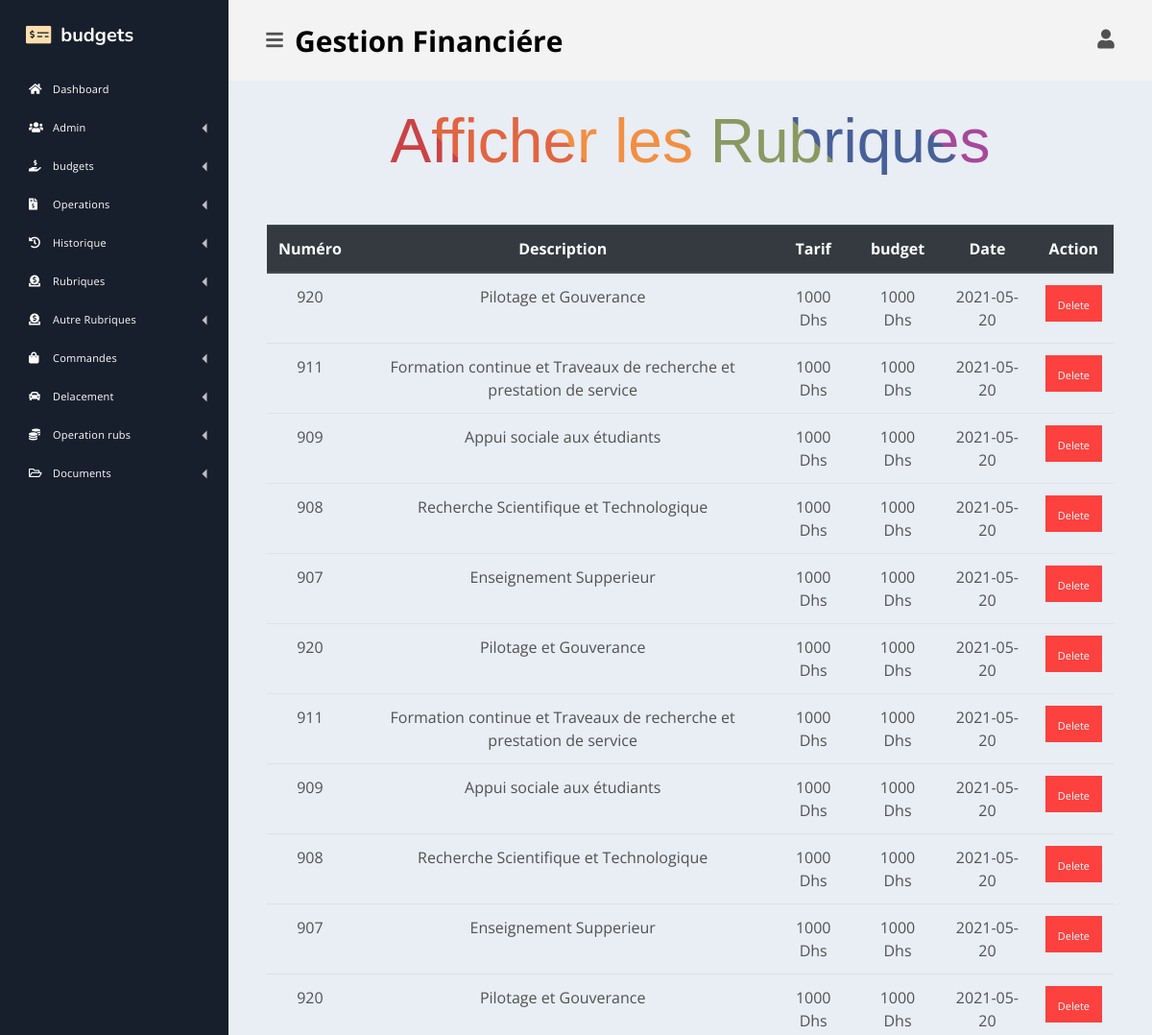
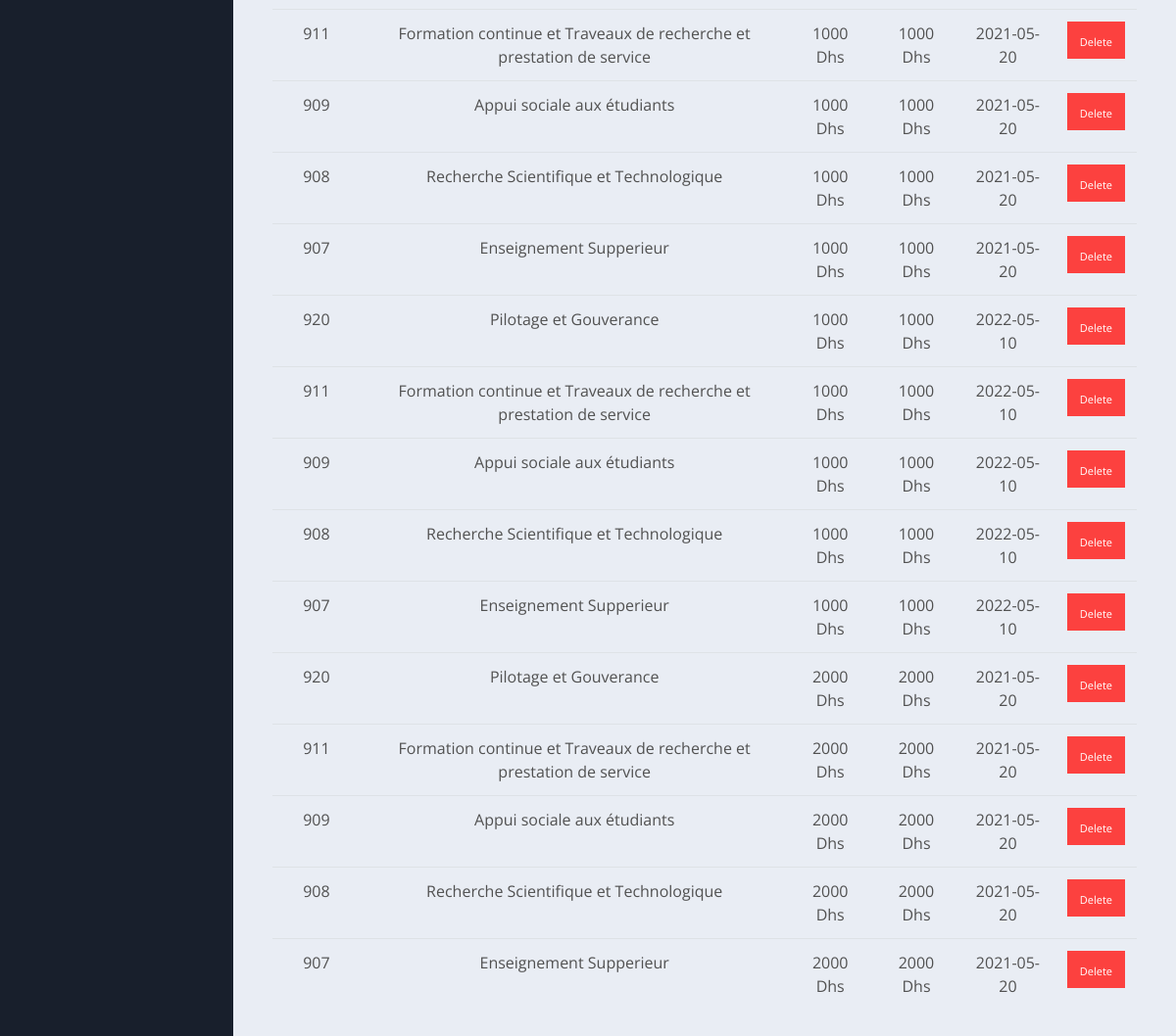
/admin/showRub.php (signed in), run on the app's committed database (2 pictures, top to bottom).
### tables this page shows
CREATE TABLE `rubrique` (
  `id_rubrique` int(11) NOT NULL,
  `Num` varchar(30) NOT NULL,
  `Description` varchar(255) NOT NULL,
  `tarifFix` float NOT NULL,
  `budget` float NOT NULL,
  `Date` date NOT NULL
);

### config/dbconfig.php (called while the page is built, shortened)
<?php
    class dbconfig
    {
        public function db_connect(){
        $servername = "localhost";
        $username = "root";
        $password = "";
     try {
       $this->connection = new PDO("mysql:host=$servername;dbname=pfe", $username, $password);
         } catch(PDOException $e) {
  echo "Connection failed: " . $e->getMessage();
               }
        }
    }
?>

### config/rubrique.php (called while the page is built, shortened)
<?php
 require_once('dbconfig.php');
$db = new dbconfig();
class Rubrique{
     function displayRubrique(){
        global $db;
$stmt = $db->connection->prepare("SELECT * FROM rubrique ORDER BY `id_rubrique` DESC ");
  $stmt->execute();
  return $stmt->fetchAll();
     }
}

### admin/showRub.php (the view, shortened to what this page needs)
<?php
require_once('../config/rubrique.php');
$displayRub = new Rubrique();
$data =$displayRub ->displayRubrique();
?>
<!doctype html>
<html lang="en">
<?php
require_once('../includes/header.php');
 ?>
            <main class="dash-content">
                <div class="container-fluid">
<h3 class="text-center mb-5 bien">Afficher les Rubriques</h3>
<table class="table text-center">
  <thead class="thead-dark">
      <th scope="col">Numéro</th>
      <th scope="col">Description</th>
      <th scope="col">Tarif</th>
      <th scope="col">budget</th>
      <th scope="col">Date</th>
      <th scope="col">Action</th>
  </thead>
  <tbody>
<?php if( $data){
 foreach($data as $row){ ?>
    <tr>
      <td><?php echo $row['Num']  ?></td>
      <td><?php echo $row['Description']  ?></td>
      <td><?php echo $row['tarifFix']  ?> Dhs</td>
      <td><?php echo $row['budget']  ?> Dhs</td>
      <td><?php echo $row['Date']  ?></td>
      <td>
      <button class="btn btn-danger mx-auto"><a href="delete.php?id_rubrique=<?php echo $row['id_rubrique'] ?>">Delete</a></button>
      </td>
    </tr>
    <?php
    }
  }
  ?>
  </tbody>
</table>
                </div>
            </main>
        </div>
    </div>
</body>
</html>

### includes/header.php (shortened to what this page needs)
<head>
    <link rel="stylesheet" href="https://use.fontawesome.com/releases/v5.4.1/css/all.css">
    <link rel="stylesheet" href="../styles/css/dash.css">
    <link rel="stylesheet" href="../styles/css/style.css">
</head>
<body>
    <div class="dash">
        <div class="dash-nav dash-nav-dark">
            <header>
                <a href="dashboard.php" class="easion-logo"><i class="fas fa-money-check-alt"  style="color:rgb(255, 222, 173) "></i> <span> budgets</span></a>
            </header>
            <nav class="dash-nav-list">
              <a href="dashboard.php" class="dash-nav-item">
                    <i class="fas fa-home"></i> Dashboard </a>
                    <?php  if(isset($_SESSION["admin"]) ){
               echo ' <div class="dash-nav-dropdown">
                    <a href="#" class="dash-nav-item dash-nav-dropdown-toggle">
                        <i class="fas fa-users"></i> Admin </a>
                  <div class="dash-nav-dropdown-menu">
                        <a href="addusers.php" class="dash-nav-dropdown-item">ajouter utilisateur</a>
                    </div>
                    <div class="dash-nav-dropdown-menu">
                        <a href="showusers.php" class="dash-nav-dropdown-item">afficher utilisateur</a>
                    </div>
                </div>
              ';
                        }
                ?>
                 <div class="dash-nav-dropdown ">
                <a href="#" class="dash-nav-item dash-nav-dropdown-toggle">
                        <i class="fas fa-hand-holding-usd"></i> budgets </a>
                    </div>
                <div class="dash-nav-dropdown ">
                    <a href="#" class="dash-nav-item dash-nav-dropdown-toggle">
                        <i class="fas fa-file-invoice-dollar"></i> Operations </a>
                    </div>
          <div class="dash-nav-dropdown ">
              <a href="#" class="dash-nav-item dash-nav-dropdown-toggle">
              <i class="fas fa-history"></i> Historique </a>
          </div>
                    <div class="dash-nav-dropdown ">
                    <a href="#" class="dash-nav-item dash-nav-dropdown-toggle">
                        <i class="fas fa-donate"></i> Rubriques </a>
                </div>
                <div class="dash-nav-dropdown ">
              <a href="#" class="dash-nav-item dash-nav-dropdown-toggle">
                  <i class="fas fa-donate"></i>Autre Rubriques </a>
          </div>
                <div class="dash-nav-dropdown ">
              <a href="#" class="dash-nav-item dash-nav-dropdown-toggle">
              <i class="fas fa-shopping-bag"></i> Commandes </a>
          </div>
          <div class="dash-nav-dropdown ">
              <a href="#" class="dash-nav-item dash-nav-dropdown-toggle">
              <i class="fas fa-car"></i> Delacement </a>
          </div>
          <div class="dash-nav-dropdown ">
              <a href="#" class="dash-nav-item dash-nav-dropdown-toggle">
              <i class="fas fa-coins"></i> Operation rubs </a>
          </div>
          <div class="dash-nav-dropdown ">
              <a href="#" class="dash-nav-item dash-nav-dropdown-toggle">
              <i class="far fa-folder-open"></i> Documents </a>
          </div>
            </nav>
        </div>
        <div class="dash-app">
            <header class="dash-toolbar">
                <a href="#!" class="menu-toggle">
                    <i class="fas fa-bars"></i>
                </a>
                <div style="color:black;font-size:30px;font-weight:bold">Gestion Financiére</div>
                <div class="tools">
                    <div class="dropdown tools-item">
                        <a href="#" class="" id="dropdownMenu1" data-toggle="dropdown" aria-haspopup="true" aria-expanded="false">
                            <i class="fas fa-user"></i>
                        </a>
                    </div>
                </div>
            </header>

### styles/css/style.css (style rules this page uses)
* { box-sizing: border-box; margin:0; padding: 0; }
::placeholder { color: #BDBDBD; opacity: 1; font-weight: 300 }
a { color: inherit; cursor: pointer; font-size: 11px }
.table a { color: white ; text-decoration: none; }
.bien { background-color: #CA4246; background-image: linear-gradient( 45deg, #CA4246 16.666%, #E16541 16.666%, #E16541 33.333%, #F18F43 33.333%, #F18F43 50%, #8B9862 50%, #8B9862 66.666%, #476098 66.666%, #476098 83.333%, #A7489B 83.333%); background-size: 100%; background-repeat: repeat; -webkit-background-clip: text; -webkit-text-fill-color: transparent; animation: rainbow-text-simple-animation-rev 0.75s ease forwards; }
h3 { font-family: "Archivo Black", sans-serif; font-weight: normal; font-size: 4em; text-align: center; margin-bottom: 0; margin-bottom: -0.25em; display: block; margin-left: auto; margin-right: auto; cursor: pointer; width: 700px; }

### data on the page
rubrique: Num "920", Description "Pilotage et Gouverance", tarifFix "1000", budget "1000", Date "2021-05-20"
rubrique: Num "911", Description "Formation continue et Traveaux de recherche et prestation de service", tarifFix "1000", budget "1000", Date "2021-05-20"
rubrique: Num "909", Description "Appui sociale aux étudiants", tarifFix "1000", budget "1000", Date "2021-05-20"
rubrique: Num "908", Description "Recherche Scientifique et Technologique", tarifFix "1000", budget "1000", Date "2021-05-20"
rubrique: Num "907", Description "Enseignement Supperieur", tarifFix "1000", budget "1000", Date "2021-05-20"
rubrique: Num "920", Description "Pilotage et Gouverance", tarifFix "1000", budget "1000", Date "2021-05-20"
rubrique: Num "911", Description "Formation continue et Traveaux de recherche et prestation de service", tarifFix "1000", budget "1000", Date "2021-05-20"
rubrique: Num "909", Description "Appui sociale aux étudiants", tarifFix "1000", budget "1000", Date "2021-05-20"
rubrique: Num "908", Description "Recherche Scientifique et Technologique", tarifFix "1000", budget "1000", Date "2021-05-20"
rubrique: Num "907", Description "Enseignement Supperieur", tarifFix "1000", budget "1000", Date "2021-05-20"
rubrique: Num "920", Description "Pilotage et Gouverance", tarifFix "1000", budget "1000", Date "2021-05-20"
rubrique: Num "911", Description "Formation continue et Traveaux de recherche et prestation de service", tarifFix "1000", budget "1000", Date "2021-05-20"
rubrique: Num "909", Description "Appui sociale aux étudiants", tarifFix "1000", budget "1000", Date "2021-05-20"
rubrique: Num "908", Description "Recherche Scientifique et Technologique", tarifFix "1000", budget "1000", Date "2021-05-20"
rubrique: Num "907", Description "Enseignement Supperieur", tarifFix "1000", budget "1000", Date "2021-05-20"
rubrique: Num "920", Description "Pilotage et Gouverance", tarifFix "1000", budget "1000", Date "2022-05-10"
rubrique: Num "911", Description "Formation continue et Traveaux de recherche et prestation de service", tarifFix "1000", budget "1000", Date "2022-05-10"
rubrique: Num "909", Description "Appui sociale aux étudiants", tarifFix "1000", budget "1000", Date "2022-05-10"
rubrique: Num "908", Description "Recherche Scientifique et Technologique", tarifFix "1000", budget "1000", Date "2022-05-10"
rubrique: Num "907", Description "Enseignement Supperieur", tarifFix "1000", budget "1000", Date "2022-05-10"
rubrique: Num "920", Description "Pilotage et Gouverance", tarifFix "2000", budget "2000", Date "2021-05-20"
rubrique: Num "911", Description "Formation continue et Traveaux de recherche et prestation de service", tarifFix "2000", budget "2000", Date "2021-05-20"
rubrique: Num "909", Description "Appui sociale aux étudiants", tarifFix "2000", budget "2000", Date "2021-05-20"
rubrique: Num "908", Description "Recherche Scientifique et Technologique", tarifFix "2000", budget "2000", Date "2021-05-20"
rubrique: Num "907", Description "Enseignement Supperieur", tarifFix "2000", budget "2000", Date "2021-05-20"
